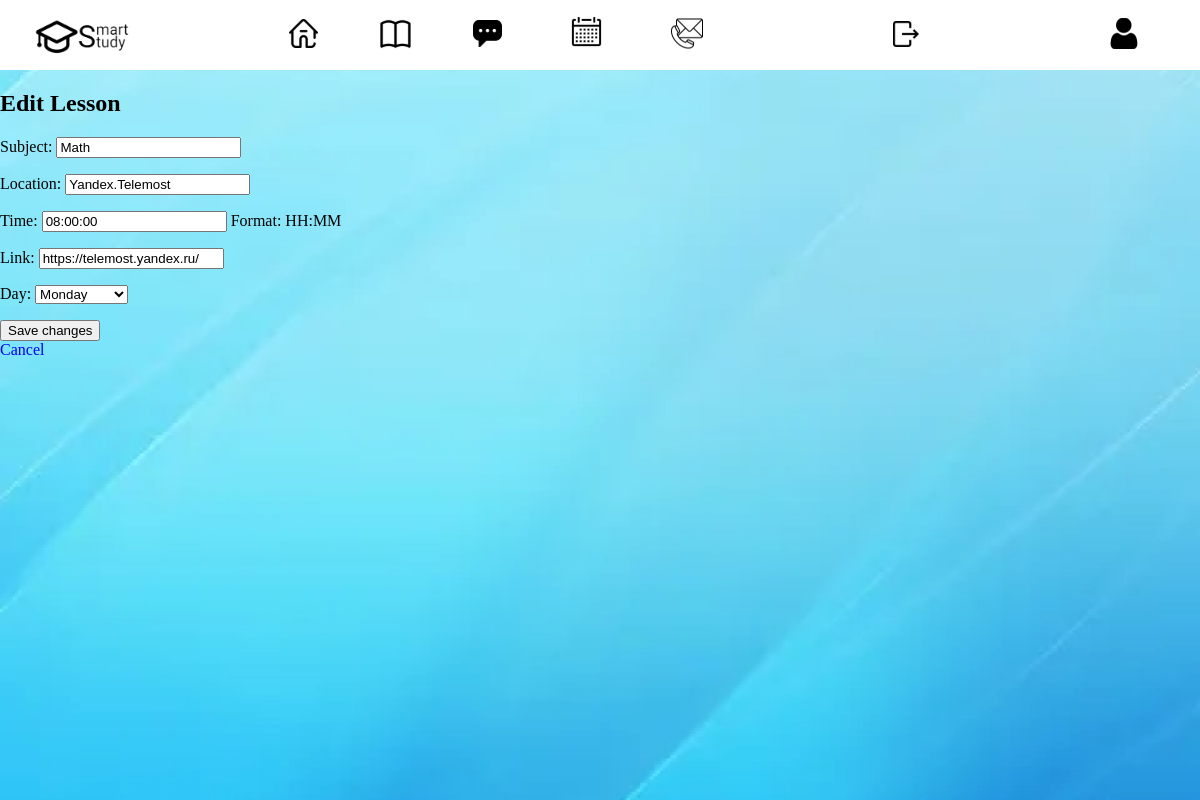
Page /lesson/1/edit/ on the committed database.
### users/models.py (models this page shows, shortened)
class Lesson(models.Model):
    subject = models.CharField(max_length=100)
    location = models.CharField(max_length=100)
    time = models.TimeField(help_text="Format: HH:MM")
    link = models.URLField(blank=True, null=True)
    day = models.ForeignKey(Day, on_delete=models.CASCADE)

### Djangoapp/views.py (the view)
# urls.py: path('lesson/<int:pk>/edit/', lesson_edit, name='lesson_edit'),
def lesson_edit(request, pk):
    lesson = get_object_or_404(Lesson, pk=pk)
    if request.method == "POST":
        form = LessonForm(request.POST, instance=lesson)
        if form.is_valid():
            lesson = form.save()
            return redirect('lesson_detail', pk=lesson.pk)
    else:
        form = LessonForm(instance=lesson)
    return render(request, 'schedule/lesson_edit.html', {'form': form})

### users/forms.py
class LessonForm(forms.ModelForm):
    class Meta:
        model = Lesson
        fields = ['subject', 'location', 'time', 'link', 'day']
    widgets = {
        'time': forms.TimeInput(attrs={'type': 'time'}),}

### users/models.py (called while the page is built)
    def __str__(self):
        return self.name

### Djangoapp/templates/Schedule/lesson_edit.html (shortened to what this page needs)
{% extends 'Djangoapp/layout.html' %}
{% block content %}
  <h2>Edit Lesson</h2>
  <form method="post" class="lesson-form">
    {{ form.as_p }}
    <button type="submit">Save changes</button>
  </form>
  <a href="{% url 'lesson_list' %}">Cancel</a>
{% endblock %}

### Djangoapp/static/Djangoapp/css/Djangoapp.css (style rules this page uses)
body { height: 100vh; margin: 0; padding: 0; overflow: hidden; }
a { text-decoration: none }

### rows in the picture
Lesson: subject "Math", location "Yandex.Telemost", time "08:00:00", link "https://telemost.yandex.ru/", day "Monday"
